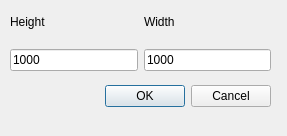
<?xml version="1.0" encoding="UTF-8"?>
<ui version="4.0">
 <class>ResizeDialog</class>
 <widget class="QDialog" name="ResizeDialog">
  <property name="geometry">
   <rect>
    <x>0</x>
    <y>0</y>
    <width>287</width>
    <height>136</height>
   </rect>
  </property>
  <property name="windowTitle">
   <string>Resize image</string>
  </property>
  <property name="locale">
   <locale language="English" country="UnitedStates"/>
  </property>
  <property name="sizeGripEnabled">
   <bool>false</bool>
  </property>
  <widget class="QDialogButtonBox" name="buttonBox">
   <property name="geometry">
    <rect>
     <x>70</x>
     <y>80</y>
     <width>201</width>
     <height>32</height>
    </rect>
   </property>
   <property name="orientation">
    <enum>Qt::Horizontal</enum>
   </property>
   <property name="standardButtons">
    <set>QDialogButtonBox::Cancel|QDialogButtonBox::Ok</set>
   </property>
  </widget>
  <widget class="QWidget" name="gridLayoutWidget">
   <property name="geometry">
    <rect>
     <x>10</x>
     <y>0</y>
     <width>261</width>
     <height>71</height>
    </rect>
   </property>
   <layout class="QGridLayout" name="gridLayout">
    <item row="0" column="0">
     <widget class="QLabel" name="label">
      <property name="text">
       <string>Height</string>
      </property>
     </widget>
    </item>
    <item row="1" column="0">
     <widget class="QLineEdit" name="height">
      <property name="text">
       <string>1000</string>
      </property>
     </widget>
    </item>
    <item row="1" column="1">
     <widget class="QLineEdit" name="width">
      <property name="text">
       <string>1000</string>
      </property>
     </widget>
    </item>
    <item row="0" column="1">
     <widget class="QLabel" name="label_2">
      <property name="text">
       <string>Width</string>
      </property>
     </widget>
    </item>
   </layout>
  </widget>
 </widget>
 <resources/>
 <connections>
  <connection>
   <sender>buttonBox</sender>
   <signal>accepted()</signal>
   <receiver>ResizeDialog</receiver>
   <slot>accept()</slot>
   <hints>
    <hint type="sourcelabel">
     <x>248</x>
     <y>254</y>
    </hint>
    <hint type="destinationlabel">
     <x>157</x>
     <y>274</y>
    </hint>
   </hints>
  </connection>
  <connection>
   <sender>buttonBox</sender>
   <signal>rejected()</signal>
   <receiver>ResizeDialog</receiver>
   <slot>reject()</slot>
   <hints>
    <hint type="sourcelabel">
     <x>316</x>
     <y>260</y>
    </hint>
    <hint type="destinationlabel">
     <x>286</x>
     <y>274</y>
    </hint>
   </hints>
  </connection>
 </connections>
</ui>
